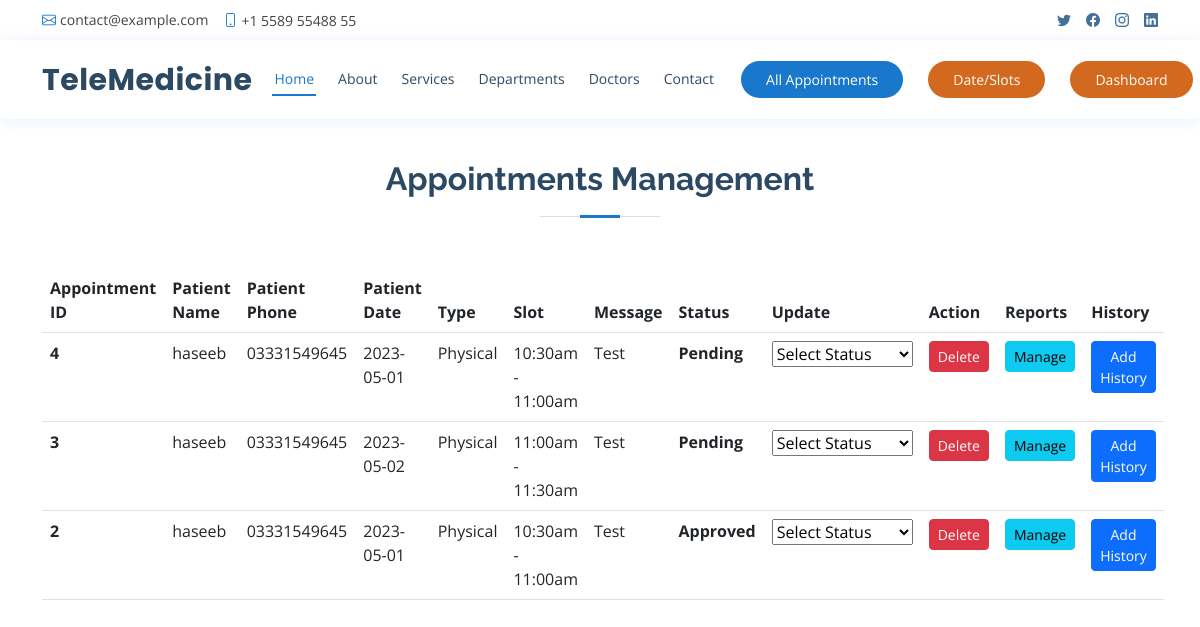
/doctors/all-appointments.php (signed in), run on the app's committed database.
### tables this page shows
CREATE TABLE `appointments` (
  `appointment_id` int(11) NOT NULL,
  `patient_name` varchar(255) NOT NULL,
  `patient_email` varchar(255) NOT NULL,
  `patient_phone` varchar(255) NOT NULL,
  `patient_date` varchar(255) NOT NULL,
  `department_id` int(11) NOT NULL,
  `doctor` int(11) NOT NULL,
  `appoitnment_type` varchar(255) NOT NULL,
  `appointment_slot` varchar(255) NOT NULL,
  `message` varchar(255) NOT NULL,
  `appointment_payment` varchar(1000) NOT NULL DEFAULT '',
  `appointment_status` varchar(255) NOT NULL DEFAULT 'Pending',
  `appointment_by` int(11) NOT NULL,
  `created_at` timestamp NOT NULL DEFAULT current_timestamp()
);

### doctors/all-appointments.php (the view, shortened to what this page needs)
<?php include"header.php"; ?>
	<main id="main">
    <section id="appointment" class="appointment"  style="margin-top: 100px;">
      <div class="container">
        <div class="section-title">
          <h2>Appointments Management</h2>
        </div>
        <table class="table">
		  <thead>
			<tr>
			  <th scope="col">Appointment ID</th>
			  <th scope="col">Patient Name</th>
			  <th scope="col">Patient Phone</th>
			  <th scope="col">Patient Date</th>
			  <th scope="col">Type</th>
			  <th scope="col">Slot</th>
			  <th scope="col">Message</th>
			  <th scope="col">Status</th>
			  <th scope="col">Update</th>
			  <th scope="col">Action</th>
			  <th scope="col">Reports</th>
			  <th scope="col">History</th>
			</tr>
		  </thead>
		  <tbody>
			<?php
			include('../includes/connect.php');
			$user_id=$_SESSION['user_id'];
			$checksql="select * from appointments where doctor='$user_id' order by appointment_id DESC";
			$result=mysqli_query($conn,$checksql);
			$rowcount=mysqli_num_rows($result);
			if($rowcount>0){
			while($row = mysqli_fetch_array($result, MYSQLI_ASSOC)){
			?>
			<tr id="appointment<?php echo $row['appointment_id']; ?>">
			  <th scope="row"><?php echo $row['appointment_id']; ?></th>
			  <td><?php echo $row['patient_name']; ?></td>
			  <td><?php echo $row['patient_phone']; ?></td>
			  <td><?php echo $row['patient_date']; ?></td>
			  <td><?php echo $row['appoitnment_type']; ?></td>
			  <td><?php echo $row['appointment_slot']; ?></td>
			  <td><?php echo $row['message']; ?></td>
			  <td><b><?php echo $row['appointment_status']; ?></b></td>
			  <td>
			  <select onchange="updateStatus(this.value,<?php echo $row['appointment_id']; ?>)">
			  <option >Select Status</option>
			  </select>
			  </td>
			  <td><button class="btn btn-sm btn-danger" onclick="deleteappointment(<?php echo $row['appointment_id']; ?>)">Delete</button></td>
			  <td><a  class="btn btn-sm btn-info" href="../manage-reports.php?appointment_id=<?php echo $row['appointment_id']; ?>">Manage</a></td>
			  <td><a  class="btn btn-sm btn-primary" href="history.php?appointmentid=<?php echo $row['appointment_id']; ?>">Add History</a></td>
			</tr>
			<?php
			}
			}else{
				?>
				<tr id="user<?php echo $row['user_id']; ?>">
					<td colspan="10" style="color:red; font-weight:bold">Records Not Found.</td>
				</tr>
				<?php
			}
			?>
		  </tbody>
		</table>
      </div>
    </section>
  </main>
</body>
</html>

### assets/css/style.css (style rules this page uses)
body { font-family: "Open Sans", sans-serif; color: #444444; }
a { color: #1977cc; text-decoration: none; }
h1, h2, h3, h4, h5, h6 { font-family: "Raleway", sans-serif; }
section { padding: 60px 0; overflow: hidden; }
.section-title { text-align: center; padding-bottom: 30px; }
.section-title h2 { font-size: 32px; font-weight: bold; margin-bottom: 20px; padding-bottom: 20px; position: relative; color: #2c4964; }
.section-title h2::before { content: ""; position: absolute; display: block; width: 120px; height: 1px; background: #ddd; bottom: 1px; left: calc(50% - 60px); }
.section-title h2::after { content: ""; position: absolute; display: block; width: 40px; height: 3px; background: #1977cc; bottom: 0; left: calc(50% - 20px); }

### data on the page
appointments: appointment_id "4", patient_name "haseeb", patient_phone "03331549645", patient_date "2023-05-01", appoitnment_type "Physical", appointment_slot "10:30am - 11:00am", message "Test", appointment_status "Pending", appointment_id "Select Status"
appointments: appointment_id "3", patient_name "haseeb", patient_phone "03331549645", patient_date "2023-05-02", appoitnment_type "Physical", appointment_slot "11:00am - 11:30am", message "Test", appointment_status "Pending", appointment_id "Select Status"
appointments: appointment_id "2", patient_name "haseeb", patient_phone "03331549645", patient_date "2023-05-01", appoitnment_type "Physical", appointment_slot "10:30am - 11:00am", message "Test", appointment_status "Approved", appointment_id "Select Status"
